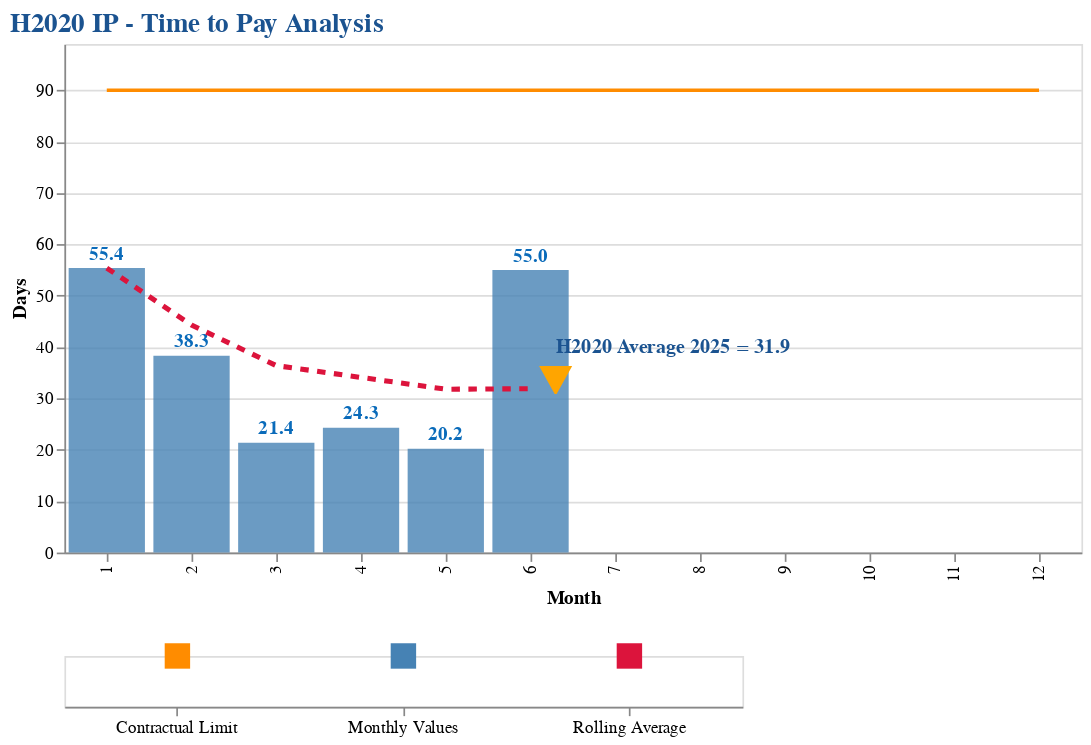
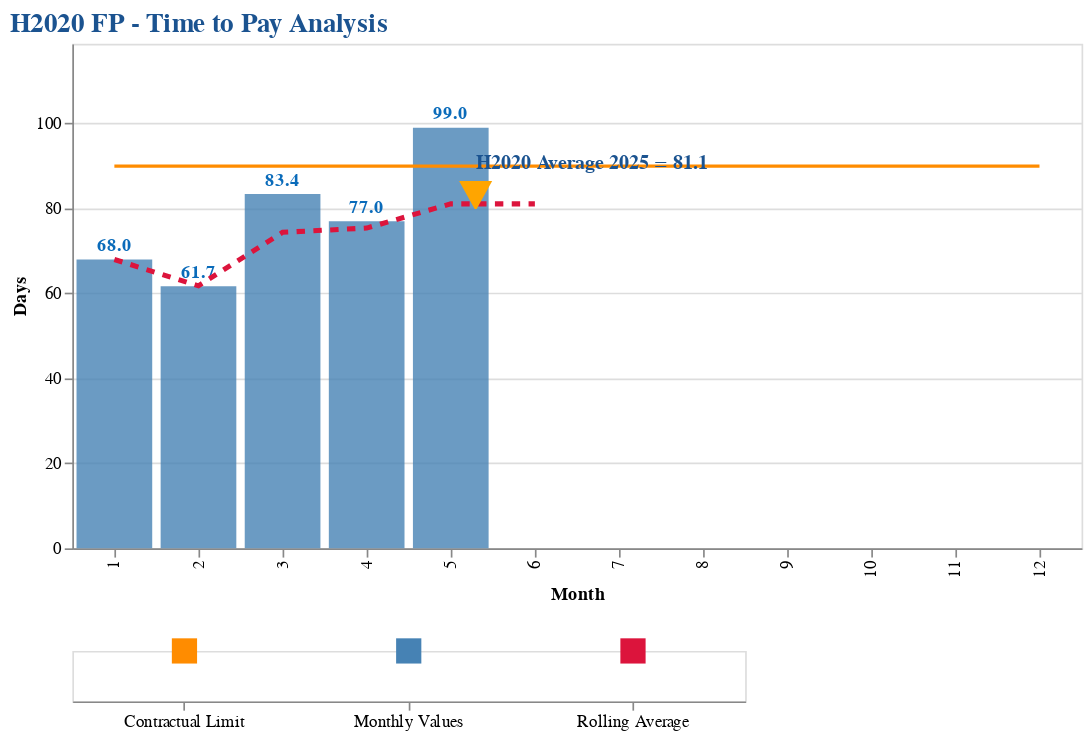
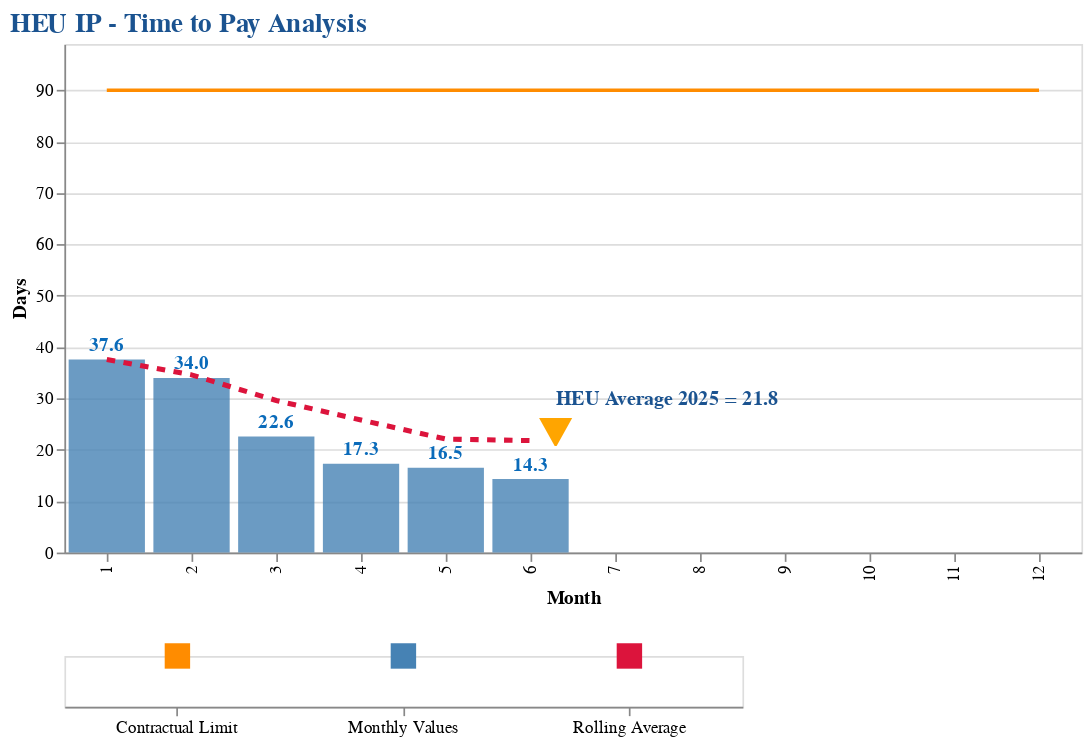
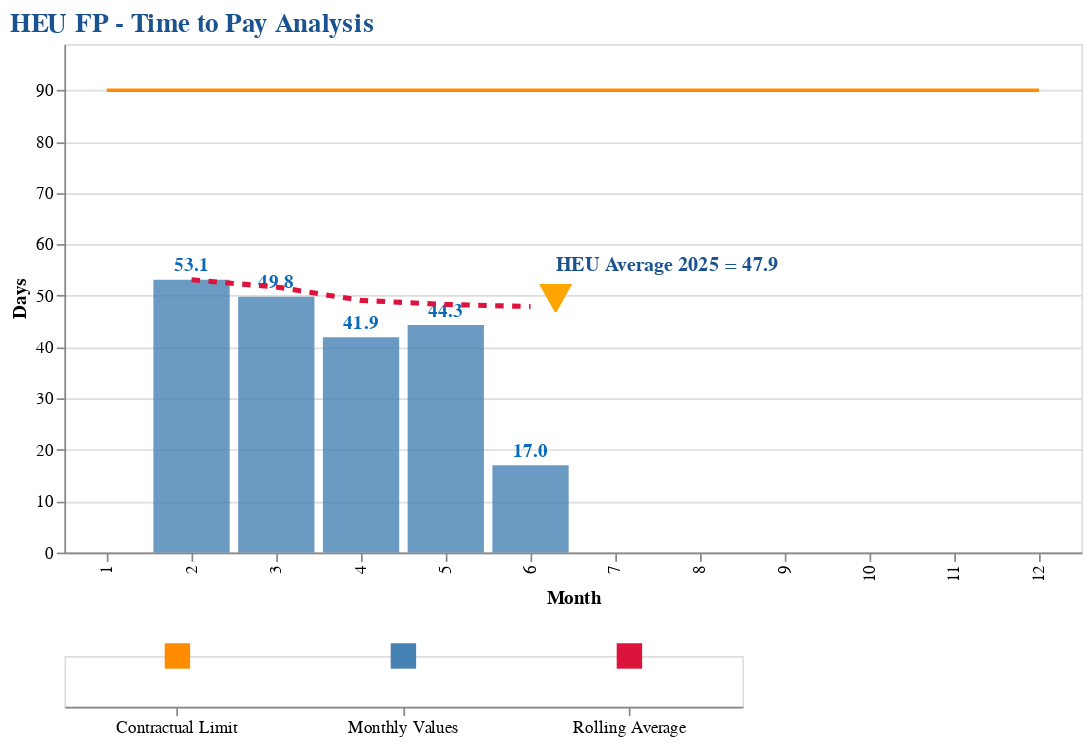

Notebook code for these charts, in order:
### Code cell
ttp_charts = main_charts(df_paym, cutoff, quarterly_tables)

### Figure 1 — Vega-Lite specification as saved in the notebook (floating-point values rounded to 4 significant figures)
{"config": {"view": {"continuousWidth": 400, "continuousHeight": 300}}, "vconcat": [{"layer": [{"mark": {"type": "bar", "color": "#4682B4", "opacity": 0.8}, "encoding": {"x": {"field": "Month", "title": "Month", "type": "ordinal"}, "y": {"field": "TTP_NET", "scale": {"domain": [0, 99.0]}, "title": "Days", "type": "quantitative"}}}, {"mark": {"type": "text", "color": "#0A6BBA", "dy": -8, "fontSize": 11, "fontWeight": "bold"}, "encoding": {"text": {"field": "TTP_NET", "format": ".1f", "type": "quantitative"}, "x": {"field": "Month", "title": "Month", "type": "ordinal"}, "y": {"field": "TTP_NET", "scale": {"domain": [0, 99.0]}, "title": "Days", "type": "quantitative"}}}, {"data": {"name": "data-043f58ccdfba79e3084aeecdc9429ae9"}, "mark": {"type": "line", "color": "#DC143C", "strokeDash": [5, 5], "strokeWidth": 3}, "encoding": {"x": {"field": "Month", "type": "ordinal"}, "y": {"field": "TTP", "scale": {"domain": [0, 99.0]}, "type": "quantitative"}}}, {"data": {"name": "data-03d4496379d071fef628388a35c9d29a"}, "mark": {"type": "line", "color": "#FF8C00", "strokeWidth": 2}, "encoding": {"x": {"field": "Month", "type": "ordinal"}, "y": {"field": "limit", "scale": {"domain": [0, 99.0]}, "type": "quantitative"}}}, {"data": {"name": "data-94c1c4784761f4f8c8f38024b61d25e6"}, "mark": {"type": "text", "color": "orange", "dx": 15, "dy": -5, "fontSize": 25, "fontWeight": "bold"}, "encoding": {"text": {"field": "Triangle", "type": "nominal"}, "x": {"field": "Month", "type": "ordinal"}, "y": {"field": "TTP", "scale": {"domain": [0, 99.0]}, "type": "quantitative"}}}, {"data": {"name": "data-94c1c4784761f4f8c8f38024b61d25e6"}, "mark": {"type": "text", "align": "left", "color": "#1B5390", "dx": 15, "dy": -25, "fontSize": 12, "fontWeight": "bold"}, "encoding": {"text": {"field": "Comment", "type": "nominal"}, "x": {"field": "Month", "type": "ordinal"}, "y": {"field": "TTP", "scale": {"domain": [0, 99.0]}, "type": "quantitative"}}}], "data": {"name": "data-f8db4559d03e4aa39fc6093583cb6d9e"}, "height": 300, "resolve": {"scale": {"color": "independent"}}, "title": {"text": "H2020 IP - Time to Pay Analysis", "anchor": "start", "color": "#1B5390", "fontSize": 16, "fontWeight": "bold"}, "width": 600}, {"data": {"name": "data-d20e57c9c2b9232ea4dfbe4f6aa4e7ec"}, "mark": {"type": "rect", "height": 15, "width": 15}, "encoding": {"color": {"field": "Color", "legend": null, "scale": null, "type": "nominal"}, "x": {"axis": {"labelAngle": 0}, "field": "Legend", "title": null, "type": "nominal"}}, "height": 30, "resolve": {"scale": {"color": "independent"}}, "width": 400}], "resolve": {"scale": {"color": "independent"}}, "$schema": "https://vega.github.io/schema/vega-lite/v4.17.0.json", "datasets": {"data-f8db4559d03e4aa39fc6093583cb6d9e": [{"Month": 1, "TTP_NET": 55.4}, {"Month": 2, "TTP_NET": 38.3}, {"Month": 3, "TTP_NET": 21.4}, {"Month": 4, "TTP_NET": 24.3}, {"Month": 5, "TTP_NET": 20.2}, {"Month": 6, "TTP_NET": 55.0}], "data-043f58ccdfba79e3084aeecdc9429ae9": [{"Month": 1, "TTP": 55.4}, {"Month": 2, "TTP": 44.3}, {"Month": 3, "TTP": 36.4}, {"Month": 4, "TTP": 34.1}, {"Month": 5, "TTP": 31.8}, {"Month": 6, "TTP": 31.9}], "data-03d4496379d071fef628388a35c9d29a": [{"Month": 1, "limit": 90}, {"Month": 2, "limit": 90}, {"Month": 3, "limit": 90}, {"Month": 4, "limit": 90}, {"Month": 5, "limit": 90}, {"Month": 6, "limit": 90}, {"Month": 7, "limit": 90}, {"Month": 8, "limit": 90}, {"Month": 9, "limit": 90}, {"Month": 10, "limit": 90}, {"Month": 11, "limit": 90}, {"Month": 12, "limit": 90}], "data-94c1c4784761f4f8c8f38024b61d25e6": [{"Month": 6, "TTP": 31.9, "Triangle": "⯆", "Comment": "H2020 Average 2025 = 31.9"}], "data-d20e57c9c2b9232ea4dfbe4f6aa4e7ec": [{"Legend": "Monthly Values", "Month": 1, "Value": 0, "Color": "#4682B4"}, {"Legend": "Rolling Average", "Month": 1, "Value": 0, "Color": "#DC143C"}, {"Legend": "Contractual Limit", "Month": 1, "Value": 0, "Color": "#FF8C00"}]}}

### Figure 2 — Vega-Lite specification as saved in the notebook (floating-point values rounded to 4 significant figures)
{"config": {"view": {"continuousWidth": 400, "continuousHeight": 300}}, "vconcat": [{"layer": [{"mark": {"type": "bar", "color": "#4682B4", "opacity": 0.8}, "encoding": {"x": {"field": "Month", "title": "Month", "type": "ordinal"}, "y": {"field": "TTP_NET", "scale": {"domain": [0, 118.8]}, "title": "Days", "type": "quantitative"}}}, {"mark": {"type": "text", "color": "#0A6BBA", "dy": -8, "fontSize": 11, "fontWeight": "bold"}, "encoding": {"text": {"field": "TTP_NET", "format": ".1f", "type": "quantitative"}, "x": {"field": "Month", "title": "Month", "type": "ordinal"}, "y": {"field": "TTP_NET", "scale": {"domain": [0, 118.8]}, "title": "Days", "type": "quantitative"}}}, {"data": {"name": "data-12eef634551d7e8076cb56e855f9b796"}, "mark": {"type": "line", "color": "#DC143C", "strokeDash": [5, 5], "strokeWidth": 3}, "encoding": {"x": {"field": "Month", "type": "ordinal"}, "y": {"field": "TTP", "scale": {"domain": [0, 118.8]}, "type": "quantitative"}}}, {"data": {"name": "data-03d4496379d071fef628388a35c9d29a"}, "mark": {"type": "line", "color": "#FF8C00", "strokeWidth": 2}, "encoding": {"x": {"field": "Month", "type": "ordinal"}, "y": {"field": "limit", "scale": {"domain": [0, 118.8]}, "type": "quantitative"}}}, {"data": {"name": "data-863c964145e78d0bf90db4993c9e9af7"}, "mark": {"type": "text", "color": "orange", "dx": 15, "dy": -5, "fontSize": 25, "fontWeight": "bold"}, "encoding": {"text": {"field": "Triangle", "type": "nominal"}, "x": {"field": "Month", "type": "ordinal"}, "y": {"field": "TTP", "scale": {"domain": [0, 118.8]}, "type": "quantitative"}}}, {"data": {"name": "data-863c964145e78d0bf90db4993c9e9af7"}, "mark": {"type": "text", "align": "left", "color": "#1B5390", "dx": 15, "dy": -25, "fontSize": 12, "fontWeight": "bold"}, "encoding": {"text": {"field": "Comment", "type": "nominal"}, "x": {"field": "Month", "type": "ordinal"}, "y": {"field": "TTP", "scale": {"domain": [0, 118.8]}, "type": "quantitative"}}}], "data": {"name": "data-fc6f4d3ef4824872069407f9dac19487"}, "height": 300, "resolve": {"scale": {"color": "independent"}}, "title": {"text": "H2020 FP - Time to Pay Analysis", "anchor": "start", "color": "#1B5390", "fontSize": 16, "fontWeight": "bold"}, "width": 600}, {"data": {"name": "data-d20e57c9c2b9232ea4dfbe4f6aa4e7ec"}, "mark": {"type": "rect", "height": 15, "width": 15}, "encoding": {"color": {"field": "Color", "legend": null, "scale": null, "type": "nominal"}, "x": {"axis": {"labelAngle": 0}, "field": "Legend", "title": null, "type": "nominal"}}, "height": 30, "resolve": {"scale": {"color": "independent"}}, "width": 400}], "resolve": {"scale": {"color": "independent"}}, "$schema": "https://vega.github.io/schema/vega-lite/v4.17.0.json", "datasets": {"data-fc6f4d3ef4824872069407f9dac19487": [{"Month": 1, "TTP_NET": 68.0}, {"Month": 2, "TTP_NET": 61.7}, {"Month": 3, "TTP_NET": 83.4}, {"Month": 4, "TTP_NET": 77.0}, {"Month": 5, "TTP_NET": 99.0}], "data-12eef634551d7e8076cb56e855f9b796": [{"Month": 1, "TTP": 68.0}, {"Month": 2, "TTP": 61.8}, {"Month": 3, "TTP": 74.4}, {"Month": 4, "TTP": 75.4}, {"Month": 5, "TTP": 81.1}, {"Month": 6, "TTP": 81.1}], "data-03d4496379d071fef628388a35c9d29a": [{"Month": 1, "limit": 90}, {"Month": 2, "limit": 90}, {"Month": 3, "limit": 90}, {"Month": 4, "limit": 90}, {"Month": 5, "limit": 90}, {"Month": 6, "limit": 90}, {"Month": 7, "limit": 90}, {"Month": 8, "limit": 90}, {"Month": 9, "limit": 90}, {"Month": 10, "limit": 90}, {"Month": 11, "limit": 90}, {"Month": 12, "limit": 90}], "data-863c964145e78d0bf90db4993c9e9af7": [{"Month": 5, "TTP": 81.1, "Triangle": "⯆", "Comment": "H2020 Average 2025 = 81.1"}], "data-d20e57c9c2b9232ea4dfbe4f6aa4e7ec": [{"Legend": "Monthly Values", "Month": 1, "Value": 0, "Color": "#4682B4"}, {"Legend": "Rolling Average", "Month": 1, "Value": 0, "Color": "#DC143C"}, {"Legend": "Contractual Limit", "Month": 1, "Value": 0, "Color": "#FF8C00"}]}}

### Figure 3 — Vega-Lite specification as saved in the notebook (floating-point values rounded to 4 significant figures)
{"config": {"view": {"continuousWidth": 400, "continuousHeight": 300}}, "vconcat": [{"layer": [{"mark": {"type": "bar", "color": "#4682B4", "opacity": 0.8}, "encoding": {"x": {"field": "Month", "title": "Month", "type": "ordinal"}, "y": {"field": "TTP_NET", "scale": {"domain": [0, 99.0]}, "title": "Days", "type": "quantitative"}}}, {"mark": {"type": "text", "color": "#0A6BBA", "dy": -8, "fontSize": 11, "fontWeight": "bold"}, "encoding": {"text": {"field": "TTP_NET", "format": ".1f", "type": "quantitative"}, "x": {"field": "Month", "title": "Month", "type": "ordinal"}, "y": {"field": "TTP_NET", "scale": {"domain": [0, 99.0]}, "title": "Days", "type": "quantitative"}}}, {"data": {"name": "data-94a0a7dc3f1df3ea99b7a6f24bd0d174"}, "mark": {"type": "line", "color": "#DC143C", "strokeDash": [5, 5], "strokeWidth": 3}, "encoding": {"x": {"field": "Month", "type": "ordinal"}, "y": {"field": "TTP", "scale": {"domain": [0, 99.0]}, "type": "quantitative"}}}, {"data": {"name": "data-03d4496379d071fef628388a35c9d29a"}, "mark": {"type": "line", "color": "#FF8C00", "strokeWidth": 2}, "encoding": {"x": {"field": "Month", "type": "ordinal"}, "y": {"field": "limit", "scale": {"domain": [0, 99.0]}, "type": "quantitative"}}}, {"data": {"name": "data-3bf536c3c53bfc414eae3687adb931bf"}, "mark": {"type": "text", "color": "orange", "dx": 15, "dy": -5, "fontSize": 25, "fontWeight": "bold"}, "encoding": {"text": {"field": "Triangle", "type": "nominal"}, "x": {"field": "Month", "type": "ordinal"}, "y": {"field": "TTP", "scale": {"domain": [0, 99.0]}, "type": "quantitative"}}}, {"data": {"name": "data-3bf536c3c53bfc414eae3687adb931bf"}, "mark": {"type": "text", "align": "left", "color": "#1B5390", "dx": 15, "dy": -25, "fontSize": 12, "fontWeight": "bold"}, "encoding": {"text": {"field": "Comment", "type": "nominal"}, "x": {"field": "Month", "type": "ordinal"}, "y": {"field": "TTP", "scale": {"domain": [0, 99.0]}, "type": "quantitative"}}}], "data": {"name": "data-731782992b463145d97d0ec400cd32b1"}, "height": 300, "resolve": {"scale": {"color": "independent"}}, "title": {"text": "HEU IP - Time to Pay Analysis", "anchor": "start", "color": "#1B5390", "fontSize": 16, "fontWeight": "bold"}, "width": 600}, {"data": {"name": "data-d20e57c9c2b9232ea4dfbe4f6aa4e7ec"}, "mark": {"type": "rect", "height": 15, "width": 15}, "encoding": {"color": {"field": "Color", "legend": null, "scale": null, "type": "nominal"}, "x": {"axis": {"labelAngle": 0}, "field": "Legend", "title": null, "type": "nominal"}}, "height": 30, "resolve": {"scale": {"color": "independent"}}, "width": 400}], "resolve": {"scale": {"color": "independent"}}, "$schema": "https://vega.github.io/schema/vega-lite/v4.17.0.json", "datasets": {"data-731782992b463145d97d0ec400cd32b1": [{"Month": 1, "TTP_NET": 37.6}, {"Month": 2, "TTP_NET": 34.0}, {"Month": 3, "TTP_NET": 22.6}, {"Month": 4, "TTP_NET": 17.3}, {"Month": 5, "TTP_NET": 16.5}, {"Month": 6, "TTP_NET": 14.3}], "data-94a0a7dc3f1df3ea99b7a6f24bd0d174": [{"Month": 1, "TTP": 37.6}, {"Month": 2, "TTP": 34.6}, {"Month": 3, "TTP": 29.6}, {"Month": 4, "TTP": 25.8}, {"Month": 5, "TTP": 22.1}, {"Month": 6, "TTP": 21.8}], "data-03d4496379d071fef628388a35c9d29a": [{"Month": 1, "limit": 90}, {"Month": 2, "limit": 90}, {"Month": 3, "limit": 90}, {"Month": 4, "limit": 90}, {"Month": 5, "limit": 90}, {"Month": 6, "limit": 90}, {"Month": 7, "limit": 90}, {"Month": 8, "limit": 90}, {"Month": 9, "limit": 90}, {"Month": 10, "limit": 90}, {"Month": 11, "limit": 90}, {"Month": 12, "limit": 90}], "data-3bf536c3c53bfc414eae3687adb931bf": [{"Month": 6, "TTP": 21.8, "Triangle": "⯆", "Comment": "HEU Average 2025 = 21.8"}], "data-d20e57c9c2b9232ea4dfbe4f6aa4e7ec": [{"Legend": "Monthly Values", "Month": 1, "Value": 0, "Color": "#4682B4"}, {"Legend": "Rolling Average", "Month": 1, "Value": 0, "Color": "#DC143C"}, {"Legend": "Contractual Limit", "Month": 1, "Value": 0, "Color": "#FF8C00"}]}}

### Figure 4 — Vega-Lite specification as saved in the notebook (floating-point values rounded to 4 significant figures)
{"config": {"view": {"continuousWidth": 400, "continuousHeight": 300}}, "vconcat": [{"layer": [{"mark": {"type": "bar", "color": "#4682B4", "opacity": 0.8}, "encoding": {"x": {"field": "Month", "title": "Month", "type": "ordinal"}, "y": {"field": "TTP_NET", "scale": {"domain": [0, 99.0]}, "title": "Days", "type": "quantitative"}}}, {"mark": {"type": "text", "color": "#0A6BBA", "dy": -8, "fontSize": 11, "fontWeight": "bold"}, "encoding": {"text": {"field": "TTP_NET", "format": ".1f", "type": "quantitative"}, "x": {"field": "Month", "title": "Month", "type": "ordinal"}, "y": {"field": "TTP_NET", "scale": {"domain": [0, 99.0]}, "title": "Days", "type": "quantitative"}}}, {"data": {"name": "data-18214e4efcf49e88a00919fad13f487a"}, "mark": {"type": "line", "color": "#DC143C", "strokeDash": [5, 5], "strokeWidth": 3}, "encoding": {"x": {"field": "Month", "type": "ordinal"}, "y": {"field": "TTP", "scale": {"domain": [0, 99.0]}, "type": "quantitative"}}}, {"data": {"name": "data-03d4496379d071fef628388a35c9d29a"}, "mark": {"type": "line", "color": "#FF8C00", "strokeWidth": 2}, "encoding": {"x": {"field": "Month", "type": "ordinal"}, "y": {"field": "limit", "scale": {"domain": [0, 99.0]}, "type": "quantitative"}}}, {"data": {"name": "data-6b1f3d869933e896c890e15cff0a883b"}, "mark": {"type": "text", "color": "orange", "dx": 15, "dy": -5, "fontSize": 25, "fontWeight": "bold"}, "encoding": {"text": {"field": "Triangle", "type": "nominal"}, "x": {"field": "Month", "type": "ordinal"}, "y": {"field": "TTP", "scale": {"domain": [0, 99.0]}, "type": "quantitative"}}}, {"data": {"name": "data-6b1f3d869933e896c890e15cff0a883b"}, "mark": {"type": "text", "align": "left", "color": "#1B5390", "dx": 15, "dy": -25, "fontSize": 12, "fontWeight": "bold"}, "encoding": {"text": {"field": "Comment", "type": "nominal"}, "x": {"field": "Month", "type": "ordinal"}, "y": {"field": "TTP", "scale": {"domain": [0, 99.0]}, "type": "quantitative"}}}], "data": {"name": "data-a75d2fe803770305e2d84f3a4c0898a3"}, "height": 300, "resolve": {"scale": {"color": "independent"}}, "title": {"text": "HEU FP - Time to Pay Analysis", "anchor": "start", "color": "#1B5390", "fontSize": 16, "fontWeight": "bold"}, "width": 600}, {"data": {"name": "data-d20e57c9c2b9232ea4dfbe4f6aa4e7ec"}, "mark": {"type": "rect", "height": 15, "width": 15}, "encoding": {"color": {"field": "Color", "legend": null, "scale": null, "type": "nominal"}, "x": {"axis": {"labelAngle": 0}, "field": "Legend", "title": null, "type": "nominal"}}, "height": 30, "resolve": {"scale": {"color": "independent"}}, "width": 400}], "resolve": {"scale": {"color": "independent"}}, "$schema": "https://vega.github.io/schema/vega-lite/v4.17.0.json", "datasets": {"data-a75d2fe803770305e2d84f3a4c0898a3": [{"Month": 2, "TTP_NET": 53.1}, {"Month": 3, "TTP_NET": 49.8}, {"Month": 4, "TTP_NET": 41.9}, {"Month": 5, "TTP_NET": 44.3}, {"Month": 6, "TTP_NET": 17.0}], "data-18214e4efcf49e88a00919fad13f487a": [{"Month": 2, "TTP": 53.1}, {"Month": 3, "TTP": 51.7}, {"Month": 4, "TTP": 49.1}, {"Month": 5, "TTP": 48.3}, {"Month": 6, "TTP": 47.9}], "data-03d4496379d071fef628388a35c9d29a": [{"Month": 1, "limit": 90}, {"Month": 2, "limit": 90}, {"Month": 3, "limit": 90}, {"Month": 4, "limit": 90}, {"Month": 5, "limit": 90}, {"Month": 6, "limit": 90}, {"Month": 7, "limit": 90}, {"Month": 8, "limit": 90}, {"Month": 9, "limit": 90}, {"Month": 10, "limit": 90}, {"Month": 11, "limit": 90}, {"Month": 12, "limit": 90}], "data-6b1f3d869933e896c890e15cff0a883b": [{"Month": 6, "TTP": 47.9, "Triangle": "⯆", "Comment": "HEU Average 2025 = 47.9"}], "data-d20e57c9c2b9232ea4dfbe4f6aa4e7ec": [{"Legend": "Monthly Values", "Month": 1, "Value": 0, "Color": "#4682B4"}, {"Legend": "Rolling Average", "Month": 1, "Value": 0, "Color": "#DC143C"}, {"Legend": "Contractual Limit", "Month": 1, "Value": 0, "Color": "#FF8C00"}]}}
